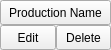
<?xml version="1.0" encoding="UTF-8"?>
<ui version="4.0">
 <class>Production</class>
 <widget class="QWidget" name="Production">
  <property name="geometry">
   <rect>
    <x>0</x>
    <y>0</y>
    <width>111</width>
    <height>50</height>
   </rect>
  </property>
  <property name="sizePolicy">
   <sizepolicy hsizetype="Minimum" vsizetype="Minimum">
    <horstretch>0</horstretch>
    <verstretch>0</verstretch>
   </sizepolicy>
  </property>
  <property name="windowTitle">
   <string>Production</string>
  </property>
  <layout class="QVBoxLayout" name="verticalLayout">
   <property name="spacing">
    <number>0</number>
   </property>
   <property name="margin">
    <number>0</number>
   </property>
   <item>
    <widget class="QToolButton" name="productionName">
     <property name="sizePolicy">
      <sizepolicy hsizetype="Minimum" vsizetype="Minimum">
       <horstretch>0</horstretch>
       <verstretch>0</verstretch>
      </sizepolicy>
     </property>
     <property name="toolTip">
      <string>Show production</string>
     </property>
     <property name="statusTip">
      <string>Show production</string>
     </property>
     <property name="text">
      <string>Production Name</string>
     </property>
    </widget>
   </item>
   <item>
    <layout class="QHBoxLayout" name="horizontalLayout">
     <property name="spacing">
      <number>0</number>
     </property>
     <property name="bottomMargin">
      <number>0</number>
     </property>
     <item>
      <widget class="QToolButton" name="editButton">
       <property name="sizePolicy">
        <sizepolicy hsizetype="Minimum" vsizetype="Minimum">
         <horstretch>0</horstretch>
         <verstretch>0</verstretch>
        </sizepolicy>
       </property>
       <property name="toolTip">
        <string>Edit production name</string>
       </property>
       <property name="statusTip">
        <string>Edit production name</string>
       </property>
       <property name="text">
        <string>Edit</string>
       </property>
      </widget>
     </item>
     <item>
      <widget class="QToolButton" name="deleteButton">
       <property name="sizePolicy">
        <sizepolicy hsizetype="Minimum" vsizetype="Minimum">
         <horstretch>0</horstretch>
         <verstretch>0</verstretch>
        </sizepolicy>
       </property>
       <property name="toolTip">
        <string>Delete production</string>
       </property>
       <property name="statusTip">
        <string>Delete production</string>
       </property>
       <property name="text">
        <string>Delete</string>
       </property>
      </widget>
     </item>
    </layout>
   </item>
  </layout>
 </widget>
 <resources/>
 <connections>
  <connection>
   <sender>editButton</sender>
   <signal>clicked()</signal>
   <receiver>Production</receiver>
   <slot>editName()</slot>
   <hints>
    <hint type="sourcelabel">
     <x>55</x>
     <y>48</y>
    </hint>
    <hint type="destinationlabel">
     <x>68</x>
     <y>49</y>
    </hint>
   </hints>
  </connection>
  <connection>
   <sender>deleteButton</sender>
   <signal>clicked()</signal>
   <receiver>Production</receiver>
   <slot>deleteProd()</slot>
   <hints>
    <hint type="sourcelabel">
     <x>109</x>
     <y>48</y>
    </hint>
    <hint type="destinationlabel">
     <x>110</x>
     <y>49</y>
    </hint>
   </hints>
  </connection>
  <connection>
   <sender>productionName</sender>
   <signal>clicked()</signal>
   <receiver>Production</receiver>
   <slot>showProd()</slot>
   <hints>
    <hint type="sourcelabel">
     <x>110</x>
     <y>23</y>
    </hint>
    <hint type="destinationlabel">
     <x>110</x>
     <y>14</y>
    </hint>
   </hints>
  </connection>
 </connections>
 <slots>
  <slot>editName()</slot>
  <slot>deleteProd()</slot>
  <slot>showProd()</slot>
 </slots>
</ui>
